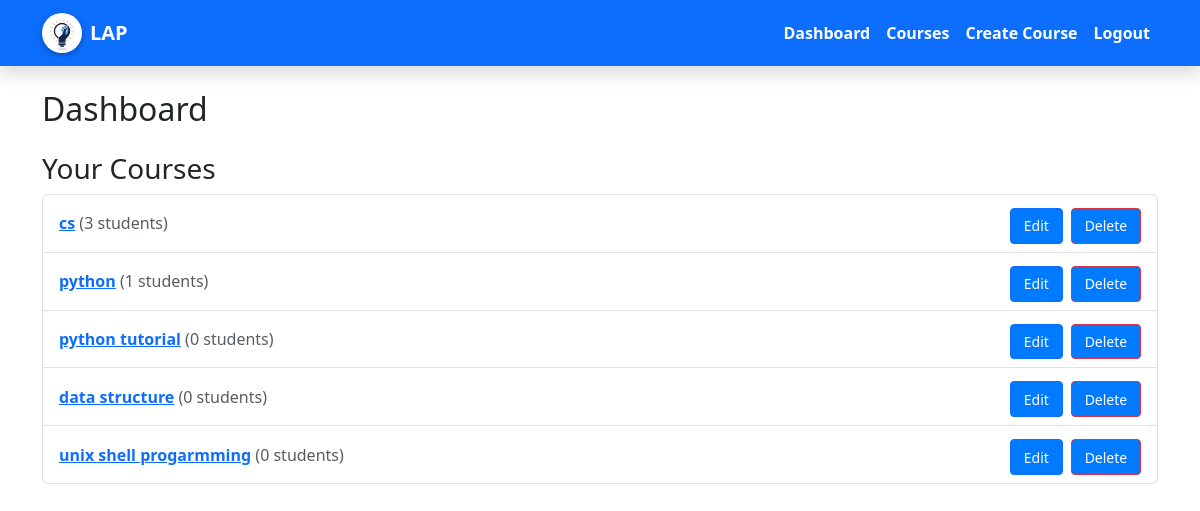
The app's page /courses/dashboard/ (signed in), older data.
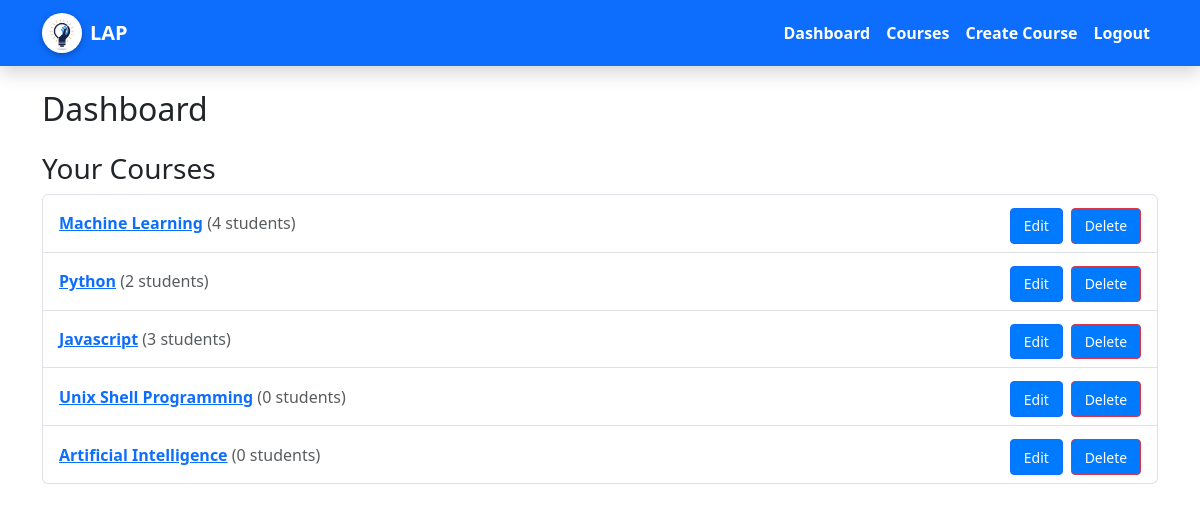
The same page, newer data.
### courses/models.py (models this page shows, shortened)
class Course(models.Model):
    title = models.CharField(max_length=200)
    description = models.TextField()
    category = models.ForeignKey(Category, on_delete=models.SET_NULL, null=True, blank=True)
    created_by = models.ForeignKey(User, on_delete=models.CASCADE)
    created_at = models.DateTimeField(auto_now_add=True)

### courses/views.py (the view, shortened to what this page needs)
# urls.py: path('dashboard/', views.dashboard, name='dashboard'),
@login_required
def dashboard(request):
    if request.user.profile.is_instructor:
        courses = Course.objects.filter(created_by=request.user)
        return render(request, 'auth/dashboard.html', {
            'is_instructor': True,
            'courses': courses
        })

### courses/context_processors.py (called while the page is built)
def categories(request):
    return {
        'categories': Category.objects.all()
    }

### templates/auth/dashboard.html (shortened to what this page needs)
{% extends 'base.html' %}
{% load static %}
{% block content %}
<h2 class="mb-4">Dashboard</h2>
{% if is_instructor %}
  <h3>Your Courses</h3>
  {% if courses %}
    <ul class="list-group mb-3">
      {% for course in courses %}
        <li class="list-group-item d-flex justify-content-between align-items-center">
          <div>
            <a href="{% url 'course_detail' course.id %}" class="fw-bold">{{ course.title }}</a>
            <span class="text-muted">({{ course.enrollment_set.count }} students)</span>
          </div>
          <div>
            <a href="{% url 'edit_course' course.id %}" class="btn btn-sm btn-outline-primary me-1">Edit</a>
            <a href="{% url 'delete_course' course.id %}" class="btn btn-sm btn-outline-danger">Delete</a>
          </div>
        </li>
      {% endfor %}
    </ul>
  {% else %}
    <p>You haven't created any courses yet.</p>
    <a href="{% url 'create_course' %}" class="btn btn-primary">Create a course</a>
  {% endif %}
{% endif %}
{% endblock %}

Row changes from the older to the newer data that the page shows:
removed Course: title "data structure", enrollment_set.count "0"
changed Course: title "cs" → "Machine Learning"; enrollment_set.count "3" → "4"
changed Course: title "python" → "Python"; enrollment_set.count "1" → "2"
changed Course: title "python tutorial" → "Javascript"; enrollment_set.count "0" → "3"
changed Course: title "unix shell progarmming" → "Unix Shell Programming"
added Course: title "Artificial Intelligence", enrollment_set.count "0"
